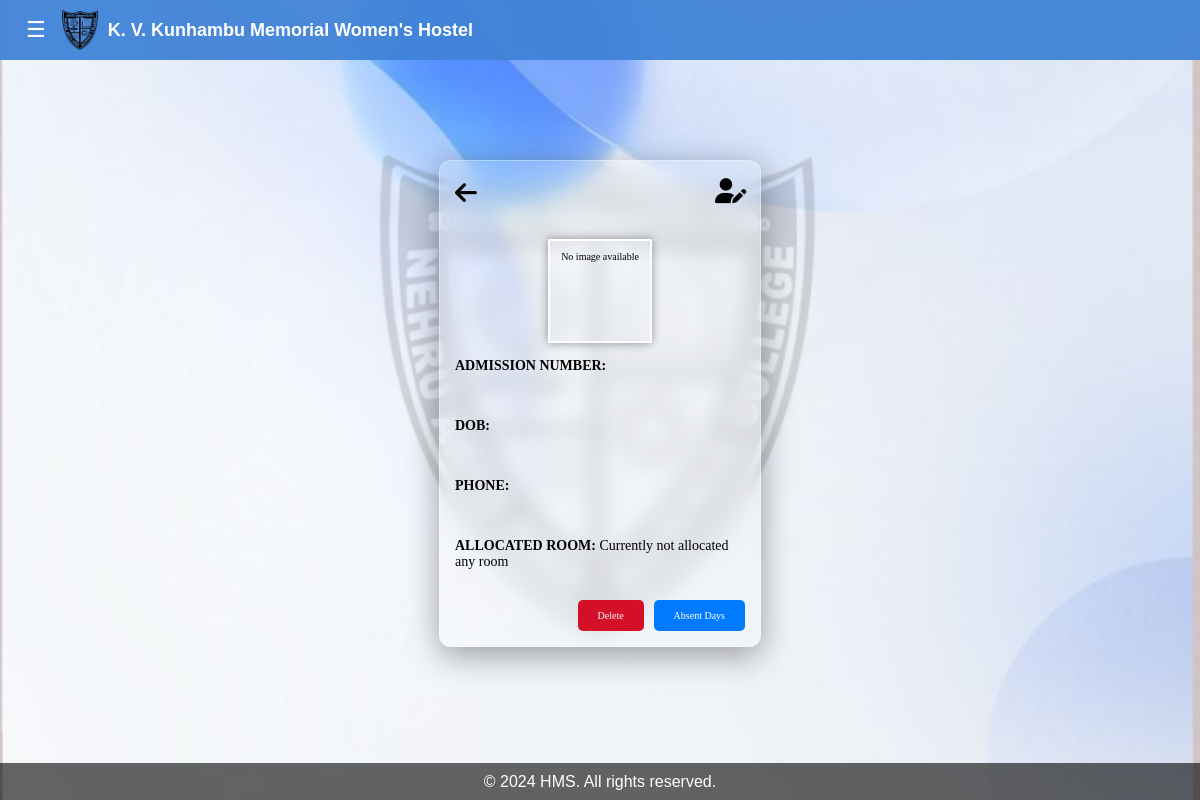
Before: /view/1/ (signed in) with the older database file.
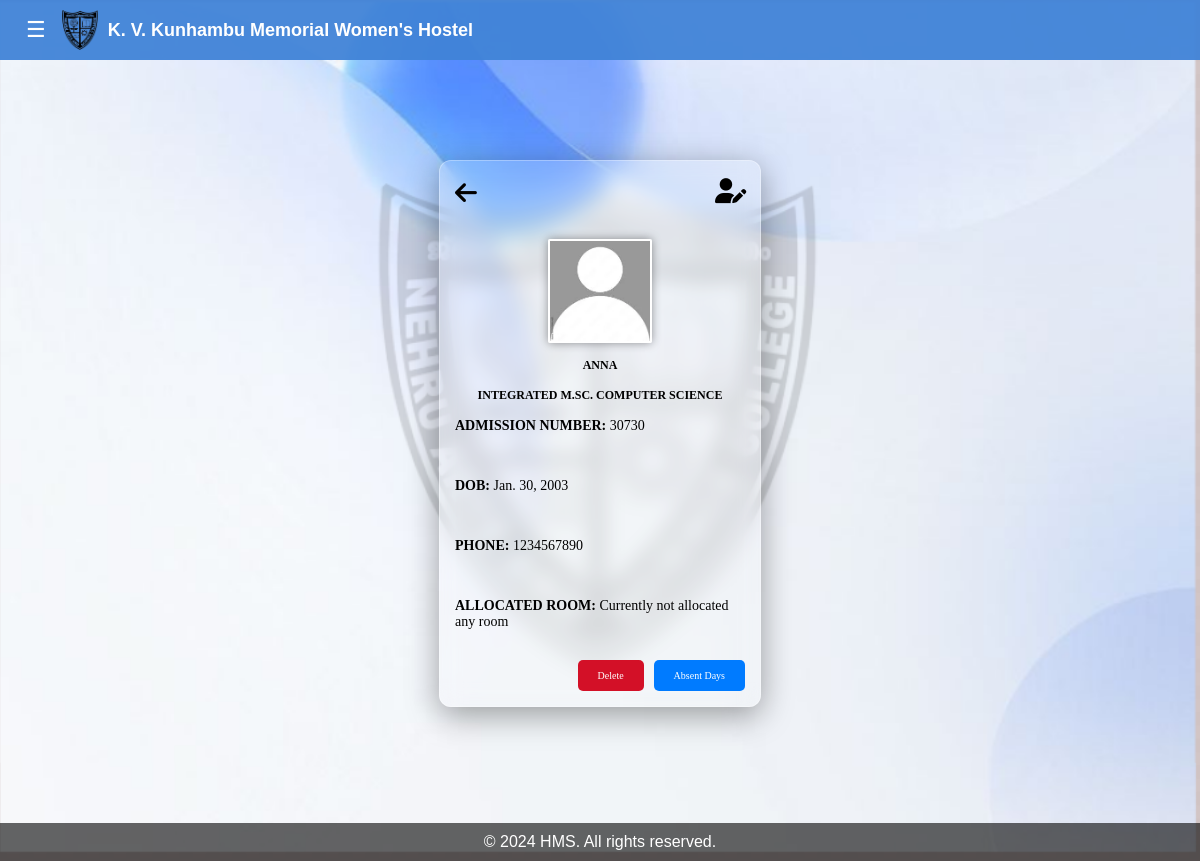
After: the same page with the newer database file.
### hostel/models.py (models this page shows, shortened)
class Student(models.Model):
    admn_no = models.PositiveIntegerField(unique=True)
    name = models.CharField(max_length=50)
    pgm = models.ForeignKey(Programme, on_delete=models.CASCADE)
    dob = models.DateField()
    email = models.EmailField()
    photo = models.ImageField(upload_to="images/", blank=True, null=True)
    contact_regex = RegexValidator(regex=r'^\d{10}$',message="Contact number must be a 10-digit number.")
    contact = models.CharField(validators=[contact_regex], max_length=10)  # Using CharField for contact with max length 10
    date_joined = models.DateField(auto_now_add=True)
    CATEGORY_CHOICES = [
        ('GENERAL', 'GENERAL'),
        ('OBC', 'OBC'),
        ('OEC', 'OEC'),
        ('SC', 'SC'),
        ('ST', 'ST'),
    ]
    category = models.CharField(max_length=20, choices=CATEGORY_CHOICES, default='GENERAL')
    EGRANTZ_CHOICES = [
        (True, 'Yes'),
        (False, 'No'),
    ]
    E_Grantz = models.BooleanField(choices=EGRANTZ_CHOICES)

class Programme(models.Model):
    pgm_name = models.CharField(max_length=100,unique=True)
    dept_id = models.ForeignKey(Department,on_delete=models.CASCADE)
    def __str__(self):
        return self.pgm_name

### hostel/views.py (the view)
# urls.py: path('view/<int:student_id>/',views.view_details,name='view_details'),
@group_required('warden', login_url='access_denied')
def view_details(request, student_id):
    student = Student.objects.filter(id=student_id).select_related('pgm').first()
    room = Allotment.objects.filter(name_id=student_id).select_related('room_number').first()
    student_image_url = None
    if student and student.photo:
        student_image_url = settings.MEDIA_URL + str(student.photo)
    return render(request, "hostel/details.html", {'student': student, 'student_image_url': student_image_url,'room':room})

### hostel/context_processors.py (called while the page is built)
def group_processor(request):
    if request.user.is_authenticated:
        is_warden_group = request.user.groups.filter(name='warden').exists()
        is_secretary_group = request.user.groups.filter(name='secretary').exists()  # Adjust as needed
    else:
        is_warden_group = False
        is_secretary_group = False
    return {
        'is_warden_group': is_warden_group,
        'is_secretary_group': is_secretary_group,
    }

### hostel/templates/hostel/details.html (shortened to what this page needs)
{% extends 'hostel/base.html' %}
{% load static %}
{% block style %}
<link rel="stylesheet" href="{% static 'styles/details.css' %}">
{% endblock %}
{% block content %}
<section class="main">
    <div class="student-details">
        <div class="header-links">
            <a href="{% url 'view_student' %}" class="back-link" title="Back">
                <i class="fas fa-arrow-left"></i>
            </a>
            <a href="{% url 'edit_student' student.id %}" class="menu" title="Edit">
                <i class="fas fa-user-edit"></i>
            </a>
        </div>
        <div class="image-container">
            {% if student_image_url %}
                <img src="{{ student_image_url }}" alt="Student Image" class="student-photo">
            {% else %}
                <p>No image available</p>
            {% endif %}
        </div>
        <p class="name-pgm"><strong>{{student.name}}</strong></p>
        <p class="name-pgm">{{student.pgm}}</p>
        <div class="other-details">
            <p><strong>ADMISSION NUMBER: </strong>{{student.admn_no}}</p><br>
            <p><strong>DOB: </strong>{{student.dob}}</p><br>
            <p><strong>PHONE: </strong>{{student.contact}}</p><br>
            {% if room %}
                <p><strong>ALLOCATED ROOM: </strong>{{room.room_number}} ( {{room.room_number.floor}} )</p><br>
            {% else %}
                <p><strong>ALLOCATED ROOM: </strong>Currently not allocated any room</p><br>
            {% endif %}
        </div>
        <div class="btn">
            <a href="{% url 'delete_student' student.id %}" class="hero-btn" id="del" onclick="return confirmDelete();">Delete</a>
            <a href="{% url 'absent_records' student.id %}" class="hero-btn">Absent Days</a>
        </div>
    </div>
</section>
{% endblock %}

### hostel/templates/hostel/base.html (shortened to what this page needs)
{% load static %}
<!DOCTYPE html>
<html lang="en">
<head>
    <link rel="stylesheet" href="https://cdnjs.cloudflare.com/ajax/libs/font-awesome/6.5.0/css/all.min.css">
    <link rel="stylesheet" href="{% static 'styles/base.css' %}">
    {% block style %}{% endblock %}
</head>
<body>
    <header class="navbar">
        <button id="sidebarToggle" class="hamburger">&#9776;</button>
        <img src="{% static 'images/logo.png' %}" alt="Logo" class="logo">
        <span class="institution-name">K. V. Kunhambu Memorial Women's Hostel</span>
    </header>
    <main class="content">
        {% block content %}{% endblock %}
    </main>
    <footer class="footer">
        &copy; 2024 HMS. All rights reserved.
    </footer>
</body>
</html>

### hostel/static/styles/base.css (style rules this page uses)
body { margin: 0; font-family: Arial, sans-serif; background: url("/static/images/bg.png") center/cover no-repeat; min-height: 100vh; display: flex; flex-direction: column; }
.navbar { background-color: rgba(65, 131, 215, 0.95); color: white; padding: 10px 20px; display: flex; align-items: center; position: fixed; width: 100%; top: 0; z-index: 1000; }
.logo { height: 40px; margin-left: 10px; }
.institution-name { margin-left: 10px; font-size: 18px; font-weight: bold; }
.hamburger { font-size: 22px; background: none; border: none; color: white; cursor: pointer; }
.content { margin-top: 60px; padding: 20px; flex: 1; }
.footer { background-color: rgba(0, 0, 0, 0.6); color: white; text-align: center; padding: 10px; }

### hostel/static/styles/details.css (style rules this page uses)
.main { margin-top: 10vh; margin-bottom: 12vh; }
.student-details { background: rgba(255, 255, 255, 0.15); backdrop-filter: blur(10px); -webkit-backdrop-filter: blur(10px); border-radius: 12px; border: 1px solid rgba(255, 255, 255, 0.3); box-shadow: 0 8px 32px rgba(0, 0, 0, 0.37); padding: 15px; padding-top: 8px; margin: 0 auto; width: 25%; text-align: center; font-family: 'Times New Roman', Times, serif; font-size: 10px; color: black; }
.name-pgm { text-transform: uppercase; font-weight: bold; font-size: 12px; margin: 15px 0; }
.header-links { display: flex; justify-content: space-between; align-items: center; position: relative; top: 0; width: 100%; padding: 10px 0 ; margin-bottom: 20px; }
.header-links .back-link { font-size: 25px; color: black; text-decoration: none; display: inline-block; }
.header-links .menu { width: 30px; height: 30px; margin-left: 10px; cursor: pointer; }
.image-container { width: 100px; height: 100px; overflow: hidden; position: relative; border: 2px solid white; margin: 15px auto; box-shadow: 0 0 10px 0 rgba(0, 0, 0, 0.4); border-radius: 2px; }
.student-photo { width: 100%; height: auto; position: absolute; top: 50%; left: 50%; transform: translate(-50%, -50%); }
.other-details { font-size: 14px; text-align: left; font-family: 'Times New Roman', Times, serif; }
.btn { display: flex; gap: 10px; justify-content: end; }
.hero-btn { display: inline-block; padding: 10px 20px; color: #fff; background-color: #007bff; text-decoration: none; border-radius: 5px; transition: background-color 0.3s ease; }
#del { background-color: #D31027; }
.header-links .back-link i, .header-links .menu i { font-size: 25px; color: black; cursor: pointer; }

Changed rows visible on the page:
added Student: name "ANNA", pgm "INTEGRATED M.SC. COMPUTER SCIENCE", admn_no "30730", dob "Jan. 30, 2003", contact "1234567890"
Other visible differences:
text no longer shown: "No image available"
